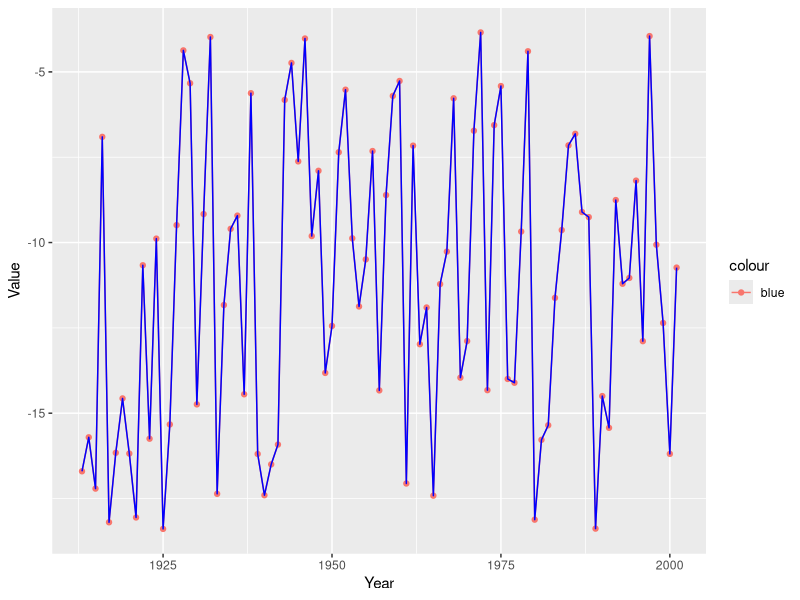
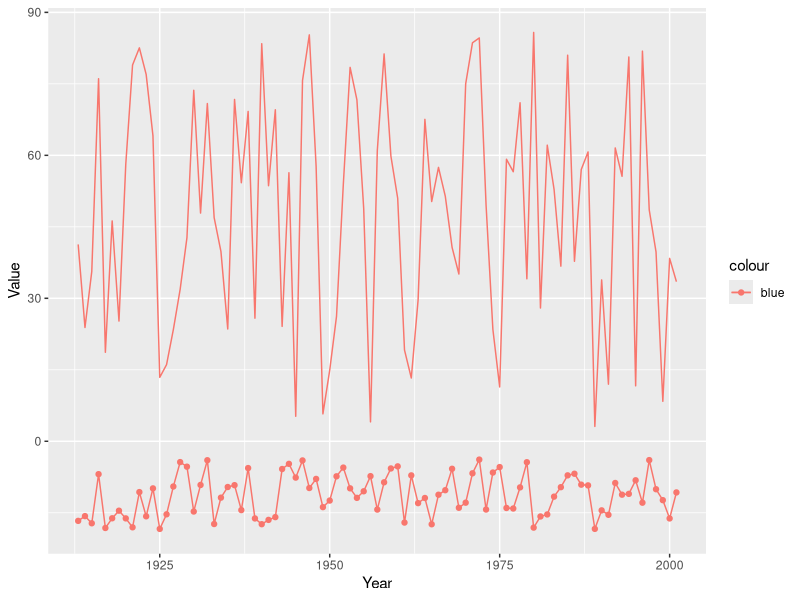
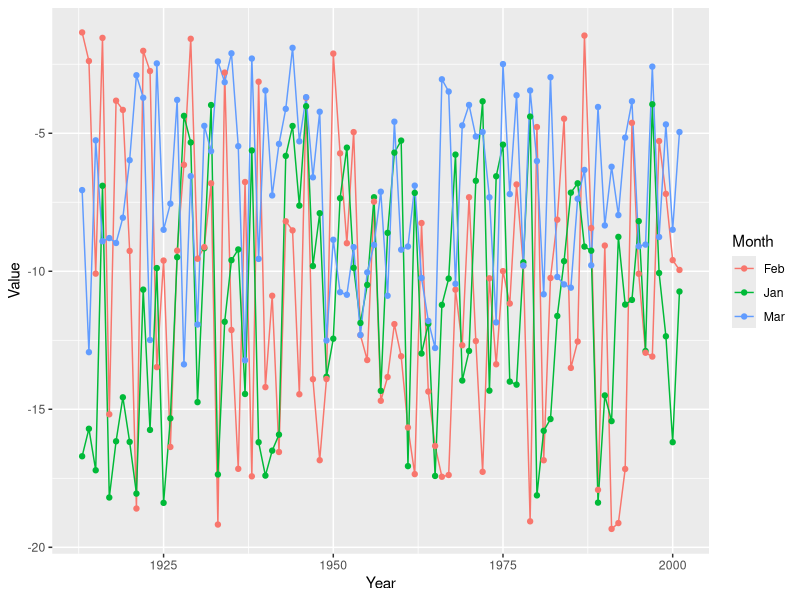
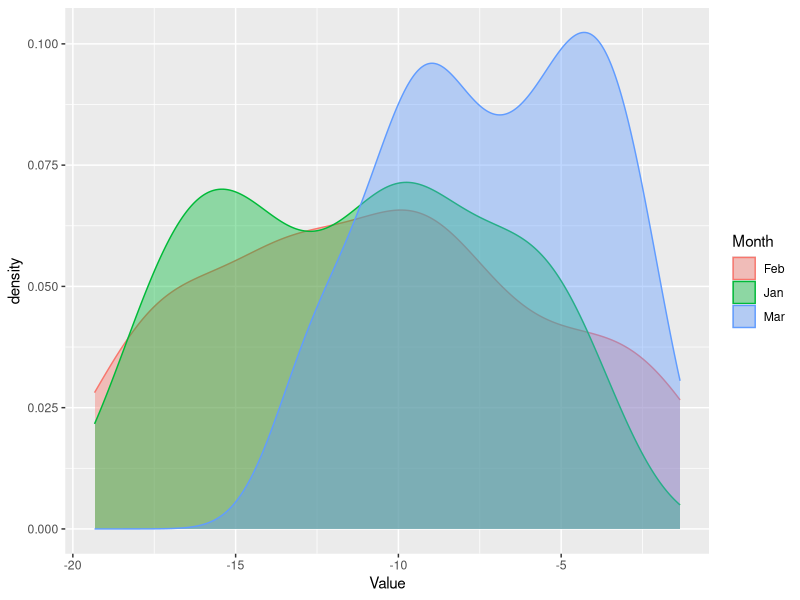
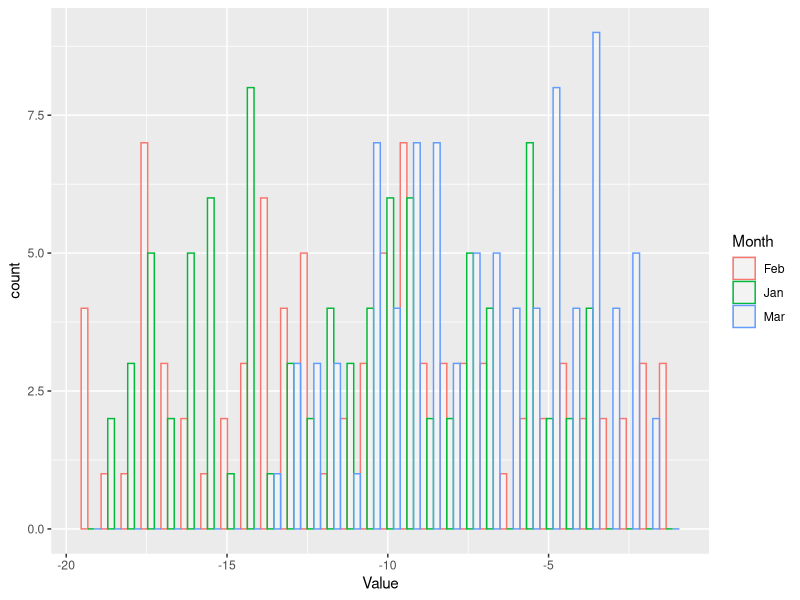
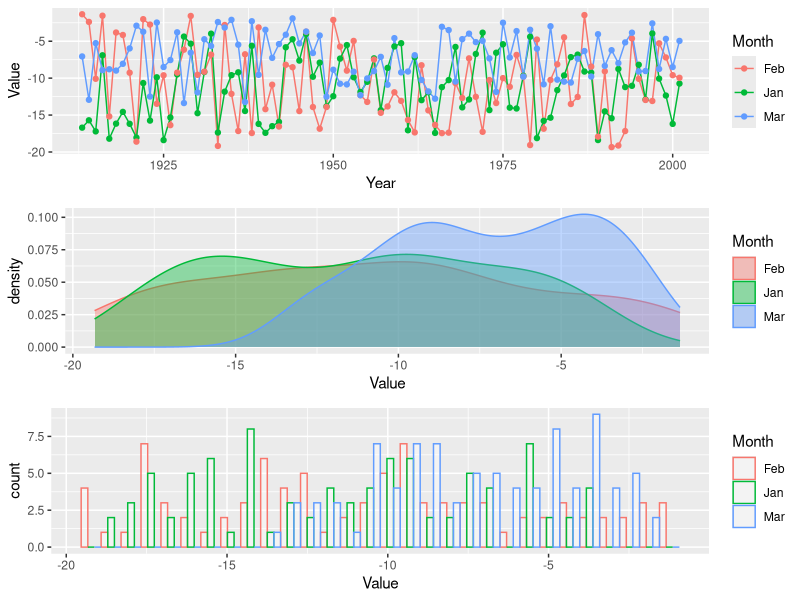
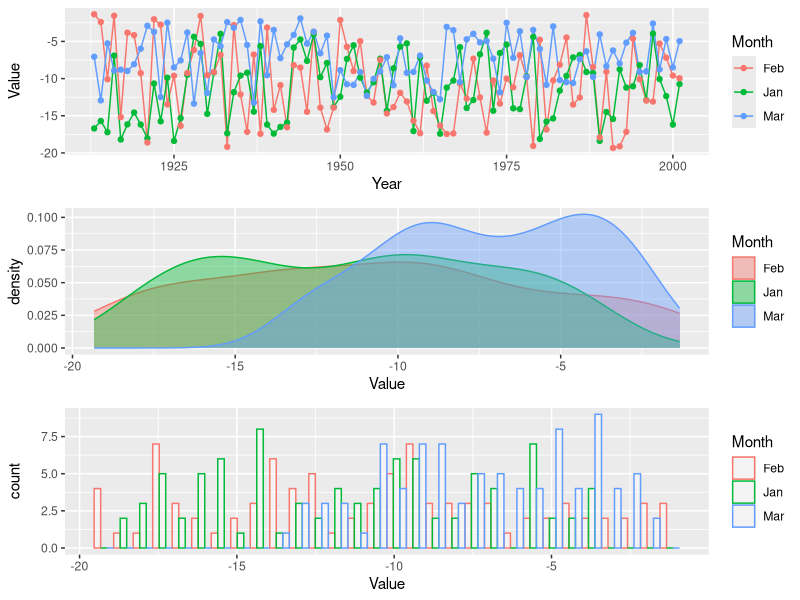

R code for these plots, in order:
## ---- chunk 1
###############################################################
#~~~ Load required libraries
lib_names=c("ggplot2","gridExtra","utils","tidyr","cowplot", "RColorBrewer")

# If you see a prompt: Do you want to restart R prior to installing: Select **No**. 

# Install all necessary packages (Run once)
# invisible(suppressMessages
#           (suppressWarnings
#             (lapply
#               (lib_names,install.packages,repos="http://cran.r-project.org",
#                 character.only = T))))

# Load necessary packages
invisible(suppressMessages
          (suppressWarnings
            (lapply
              (lib_names,library, character.only = T))))

###############################################################
#~~~ Generate a dataset containing random numbers within specified ranges
Year = seq(1913,2001,1)
Jan = runif(89, -18.4, -3.2)
Feb = runif(89, -19.4, -1.2)
Mar = runif(89, -14, -1.8)
January = runif(89, 1, 86)
dat = data.frame(Year, Jan, Feb, Mar, January)
## ---- chunk 2

l1 = ggplot(data=dat, aes(x = Year, y = Jan, color = "blue")) + # Tell which data to plot
  geom_line() +      # Add a line
  geom_point() +     # Add a points
  xlab("Year") +     # Add labels to the axes
  ylab("Value")

# Or, they can be specified for any individual geometry
l1 + geom_line(linetype = "solid", color="Blue")  # Add a solid line
l1 + geom_line(aes(x = Year, y = January)) # Add a different data set

# There are tons of other built-in color scales and themes, such as scale_color_grey(), scale_color_brewer(), theme_classic(), theme_minimal(), and theme_dark()

# OR, CREATE YOUR OWN THEME! You can group themes together in one list
theme1 = theme(
  legend.position = "none",
  panel.background = element_blank(),
  plot.title = element_text(hjust = 0.5),
  axis.line = element_line(color = "black"),
  axis.text.y   = element_text(size = 11),
  axis.text.x   = element_text(size = 11),
  axis.title.y  = element_text(size = 11),
  axis.title.x  = element_text(size = 11),
  panel.border = element_rect(
    colour = "black",
    fill = NA,
    size = 0.5
  )
)
## ---- chunk 3
library(tidyr)

# There are two generally data formats: wide (horizontal) and long (vertical). In the horizontal format, every column represents a category of the data. In the vertical format, every row represents an observation for a particular category (think of each row as a data point). Both formats have their comparative advantages. We will now convert the data frame we randomly generated in the previous section to the long format. Here are several ways to do this:

# Using the gather function
dat2 = dat %>% gather(Month, Value, -Year)

# Using pivot_longer and selecting all of the columns we want. This function is the best!
dat2 = dat %>% pivot_longer(cols = c(Jan, Feb, Mar), names_to = "Month", values_to = "Value") 

# Or we can choose to exclude the columns we don't want
dat2 = dat %>% pivot_longer(cols = -c(Year,January), names_to = "Month", values_to = "Value") 

head(dat2) # The data is now shaped in the long format
## ---- chunk 4
# LINE PLOT
l = ggplot(dat2, aes(x = Year, y = Value, group = Month)) +
  geom_line(aes(color = Month)) +
  geom_point(aes(color = Month))
l
## ---- chunk 5
# DENSITY PLOT
d = ggplot(dat2, aes(x = Value))
d = d + geom_density(aes(color = Month, fill = Month), alpha=0.4) # Alpha specifies transparency
d
## ---- chunk 6
# HISTOGRAM
h = ggplot(dat2, aes(x = Value))
h = h + geom_histogram(aes(color = Month, fill = Month), alpha=0.4,
                 fill = "white",
                 position = "dodge")
h
## ---- chunk 7
# The plots can be displayed together on one image using 
# grid.arrange from the gridExtra package
img = grid.arrange(l, d, h, nrow=3)

# Finally, plots created using ggplot can be saved using ggsave
ggsave("grid_plot_1.png", 
       plot = img, 
       device = "png", 
       width = 6, 
       height = 4, 
       units = c("in"), 
       dpi = 600)
## ---- chunk 8

img2=cowplot::plot_grid(l, d, h, nrow = 3, align = "v") # "v" aligns vertical axes and "h" aligns horizontal axes

ggsave("grid_plot_2.png", 
       plot = img2, 
       device = "png", 
       width = 6, 
       height = 4, 
       units = c("in"), 
       dpi = 600)
